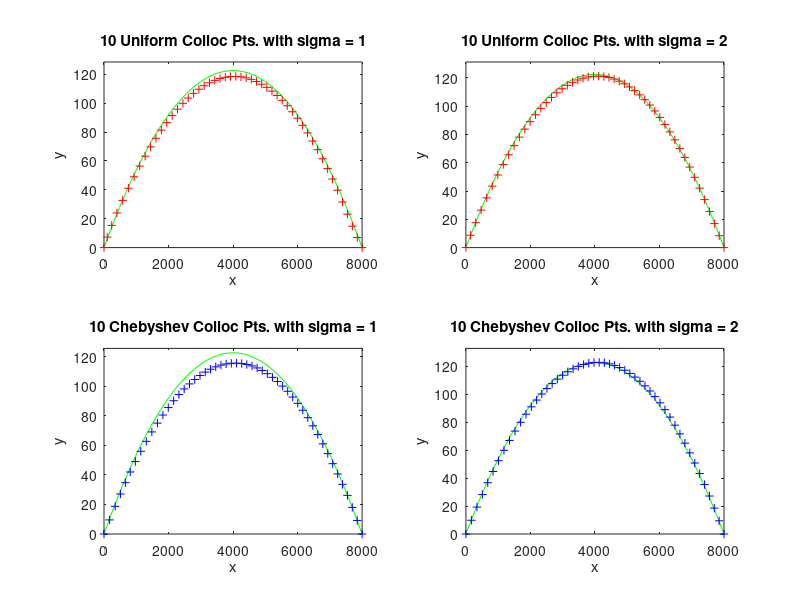

This chart was generated by the following MATLAB code:
% item4.m [Hebron, Yenzy]
function cs138_pset4v9()
    global sigma;   % Try sigma = 1,2
    figure(1);
    sigma = 1;
    subplot(221);
    nonlinear_colloc(1,12);
    sigma = 2;
    subplot(222);
    nonlinear_colloc(1,12);
    sigma = 1;
    subplot(223);
    nonlinear_colloc(2,12);
    sigma = 2;
    subplot(224);
    nonlinear_colloc(2,12);
end

function nonlinear_colloc(pts, N)
    % Projectile Motion, coupled SODE
    % Boundary Conditions and Assumptions
    t1 = 0; tn = 10;
    alpha_x = 0; beta_x = 8000;
    alpha_y = 0; beta_y = 0;
    global sigma;
    m = 20; c = 0.00032;
    g = 9.80665;
    
    %N = 12; % N-2 Number of collocation points
    if pts == 1
        % Use Uniformly spaced collocation points
        t = linspace(t1,tn,N)'; % time steps
    elseif pts == 2
        % Use Chebyshev collocation points
        t = -cos((0:N-1)*pi/(N-1))';
        t = t1 + ((tn-t1)/2)*(t+1); % time steps
    end

    % Basis Function: Multiquadratic Basis
    phi = @(t,tj) sqrt((t-tj).^2 + sigma^2);
    phi_p = @(t,tj) ((t-tj)+1E-6)./phi(t,tj);  % modified with sigma
    phi_pp = @(t,tj) sigma^2./phi(t,tj).^3;

    % Auxiliary Functions for xi and yi and their derivatives
    xi = @(aj,t,tj) sum(aj.*phi(t,tj));
    xi_p = @(aj,t,tj) sum(aj.*phi_p(t,tj));
    xi_pp = @(aj,t,tj) sum(aj.*phi_pp(t,tj));
    yi = @(bj,t,tj) sum(bj.*phi(t,tj));
    yi_p = @(bj,t,tj) sum(bj.*phi_p(t,tj));
    yi_pp = @(bj,t,tj) sum(bj.*phi_pp(t,tj));

    % Initial Guess (random values would do bcz these are just coeffs)
    % Note, theta(:,1) corr to aj, theta(:,2) corr to bj
    theta_0 = randi([-100 100],N,2);

    F = zeros(N,2);
    J = zeros(N*2,N);

    theta = theta_0;       % set theta to initial guess
    while (1)
        % Construct current Collocation Points F
        % Boundary Nodes
        F(1,1) = xi(theta(:,1),t(1),t) - alpha_x;
        F(N,1) = xi(theta(:,1),t(N),t) - beta_x;
        F(1,2) = yi(theta(:,2),t(1),t) - alpha_y;
        F(N,2) = yi(theta(:,2),t(N),t) - beta_y;
        % Collocation Points
        for i = 2:N-1
            F(i,1) = xi_pp(theta(:,1),t(i),t) + ...
                    (c/m)*sqrt(xi_p(theta(:,1),t(i),t)^2 + ...
                    yi_p(theta(:,2),t(i),t)^2)* ...
                    xi_p(theta(:,1),t(i),t);
            F(i,2) = yi_pp(theta(:,2),t(i),t) + g + ...
                    (c/m)*sqrt(xi_p(theta(:,1),t(i),t)^2 + ...
                    yi_p(theta(:,2),t(i),t)^2)* ...
                    yi_p(theta(:,2),t(i),t);
        end
        
        % Construct current Jacobian J
        % Boundary Nodes
        J(1,:) = phi(t(1),t);
        J(N,:) = phi(t(N),t);
        J(N+1,:) = phi(t(1),t);
        J(N*2,:) = phi(t(N),t);
        % Internal Nodes
        for i = 2:N-1
            J(i,:) = phi_pp(t(i),t) + (c/m)* ...
                     (sqrt(xi_p(theta(:,1),t(i),t)^2 + ...
                      yi_p(theta(:,2),t(i),t)^2) + ...
                      xi_p(theta(:,1),t(i),t)^2 / ...
                      sqrt(xi_p(theta(:,1),t(i),t)^2 + ...
                      yi_p(theta(:,2),t(i),t)^2)).* ...
                      phi_p(t(i),t);
            J(i+N,:) = phi_pp(t(i),t) + (c/m)* ...
                     (sqrt(xi_p(theta(:,1),t(i),t)^2 + ...
                      yi_p(theta(:,2),t(i),t)^2) + ...
                      yi_p(theta(:,2),t(i),t)^2 / ...
                      sqrt(xi_p(theta(:,1),t(i),t)^2 + ...
                      yi_p(theta(:,2),t(i),t)^2)).* ...
                      phi_p(t(i),t);
        end
        
        % Solve Delta for x and y separately
%         Delx = J(1:N,:)\F(:,1);
%         Dely = J(N+1:end,:)\F(:,2);
        % We use GE from prev discussions, valid since Jacobian is square
        Delx = ge(J(1:N,:),F(:,1));
        Dely = ge(J(N+1:end,:),F(:,2));
        if norm(Delx, 'inf') < 1E-6 && norm(Dely, 'inf') < 1E-6
            break
        else
            theta(:,1) = theta(:,1) - Delx;
            theta(:,2) = theta(:,2) - Dely;
        end
    end
    
    % Coefficients of xi and yi now stored in theta_j (aj and bj resp)
    a = theta(:,1);
    b = theta(:,2);

    % Reconstructing the trajectory (numerical on top of analytical)
    z = (t1:(tn-t1)/50:tn)';    % Finer interval than t
    % Analytical solution
    x_ana = 800.*z;
    y_ana = (-1/2)*g.*z.^2 + 5*g.*z;
    plot(x_ana,y_ana,'g'); hold on; % green, superimposed
    % Numerical Solution
    x = a(1)*phi(z,t(1));
    y = b(1)*phi(z,t(1));
    for j = 2:N
        x = x+a(j)*phi(z,t(j));
        y = y+b(j)*phi(z,t(j));
    end
    if pts == 1
        plot(x,y,'r+');
        title(sprintf("%d Uniform Colloc Pts. with sigma = %d", N-2, sigma));
    elseif pts == 2
        plot(x,y,'b+');
        title(sprintf("%d Chebyshev Colloc Pts. with sigma = %d", N-2, sigma));
    end
    xlabel('x'); ylabel('y');
    
    % Limit x and y axis for easy comparison
    axis([0 8000 0 max(y)+10]); % use y = 0 to 8000 to make angle visible
    
    % Compute approx initial velocity and direction
    vx_0 = xi_p(theta(:,1),t(1),t)
    vy_0 = yi_p(theta(:,2),t(1),t)
    v_0 = sqrt(vx_0^2 + vy_0^2)         % combine velocity components
    angle = rad2deg(atan(y(2)/x(2)))    % compute angle
end

function x = ge(A,b)
    % Assumption: Matrix is square and has a unique solution.
    n = size(A, 1);
    
    A = [A b]; % Augmented Matrix
    % Elimination
    for j = 1:n
        % Find index of largest magnitude
        [~, k] = max(abs(A(j:end,j)));
    
        % Adjust k so it reflects row index for entire matrix
        k = (j-1)+k;    % ex. if j = 2 and k = 1, k is actually 2
    
        % ERO1 switch to get row with pivot into working row
        A([j k], j:end) = A([k j], j:end);
    
        % ERO2 scale to get a unit pivot
        A(j,j:end) = A(j,j:end)/A(j,j);
        % zero the entries under the unit pivot in column j
        for i = j+1:n
            if abs(A(i,j)) < 1E-10
                A(i,j) = 0;
                continue;
            end
            % ERO3 annihilate
            A(i,j:end) = A(i,j:end)-A(i,j)*A(j,j:end);
        end
    end
    % A %REF (A|b)
    
    %Backward Sub
    x = A(:, end); % x(n) is correct
    for i = n-1:-1:1
        x(i) = x(i)-A(i,i+1:end-1)*x(i+1:end);
        % ex. x3 = b3
        %     x2 = b2 - a3x3 = b2 - [a3]*[x3]'
        %     x1 = b1 - (a2x2 + a3x3) = b1 - [a2 a3]*[x2 x3]'
    end
end


